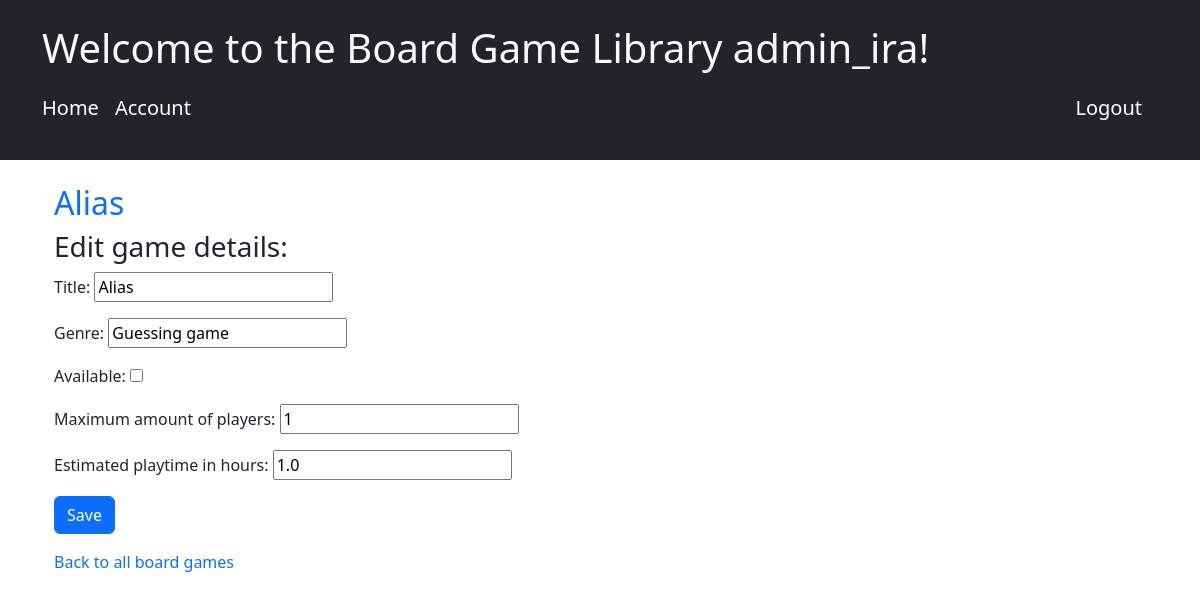
The app's page /edit_board_game/1/ (signed in), older data.
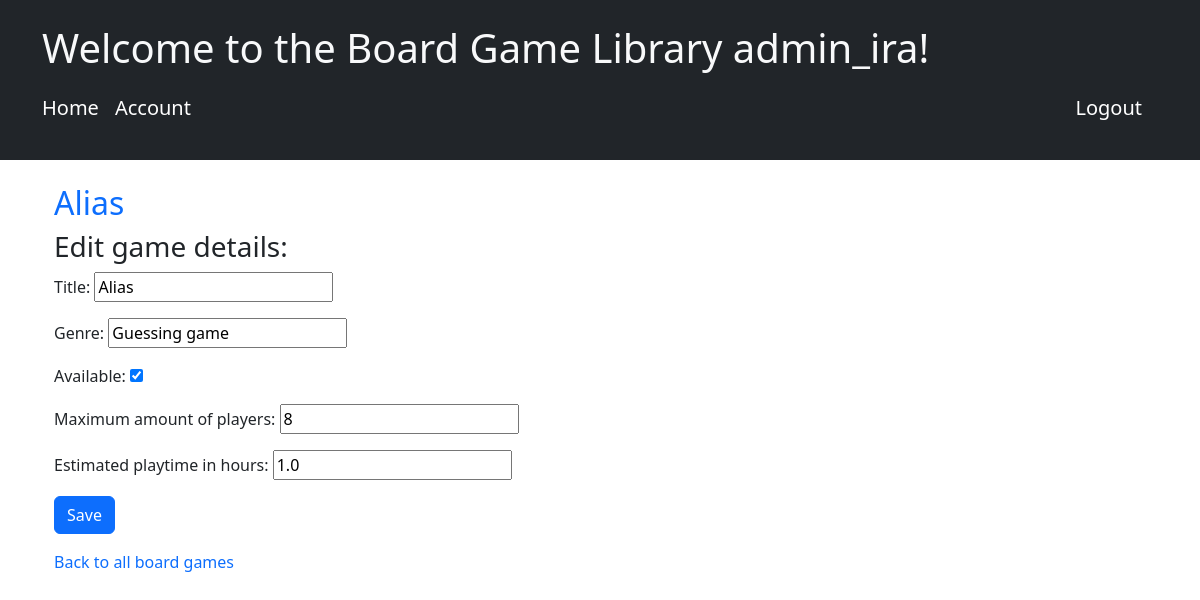
The same page, newer data.
### app_app/models.py (models this page shows)
class BoardGame(models.Model):
    name = models.CharField(max_length=100)
    genre = models.CharField(max_length=100, default='none')
    max_players = models.PositiveIntegerField(default=1)
    play_time = models.FloatField(default=1.0)
    owner = models.ForeignKey(User, on_delete=models.CASCADE, related_name='owned_games')
    available = models.BooleanField(default=True)
    loaned_to = models.ForeignKey(User, null=True, blank=True, on_delete=models.SET_NULL, related_name='loaned_games')
    date_added = models.DateTimeField(default=timezone.now)
    date_loaned = models.DateTimeField(default=None, blank=True, null=True)
    def __str__(self):
        return self.name
    class Meta:
        verbose_name = 'Board game'

### app_app/views.py (the view)
# urls.py: path('edit_board_game/<int:game_id>/',  views.edit_board_game, name='edit_board_game'),
@login_required
def edit_board_game(request, game_id):
    game = BoardGame.objects.get(id=game_id)
    if request.method == 'POST':
        form = BoardGameForm(instance=game, data=request.POST)
        if form.is_valid():
            form.save()
            return redirect('board_game_detail', game_id=game.id)
    else:
        form = BoardGameForm(instance=game)
    print(form.errors)
    context = {'game': game, 'form': form}
    return render(request, 'edit_board_game.html', context)

### app_app/forms.py
class BoardGameForm(forms.ModelForm):
    class Meta:
        model = BoardGame
        fields = ['name', 'genre', 'available', 'max_players', 'play_time']
        labels = {'name': 'Title',
                  'genre': 'Genre',
                  'available': 'Available',
                  'max_players': 'Maximum amount of players',
                  'play_time': 'Estimated playtime in hours'}

### app_app/templates/edit_board_game.html (shortened to what this page needs)
{% extends 'base.html' %}
{% block content %}
<div class="container mt-4">
  <h2><a href="{% url 'board_game_detail' game.id %}" class="text-decoration-none">{{ game }}</a></h2>
  <h3>Edit game details:</h3>
  <form action="{% url 'edit_board_game' game.id %}" method="post">
    {{ form.as_p }}
    <button type="submit" class="btn btn-primary">Save</button>
  </form>
  <p class="mt-3">
    <a href="{% url 'all_board_games' %}" class="text-decoration-none">Back to all board games</a>
  </p>
</div>
{% endblock %}

Row changes from the older to the newer data that the page shows:
changed BoardGame "Alias": available "☐" → "☑"; max_players "1" → "8"
